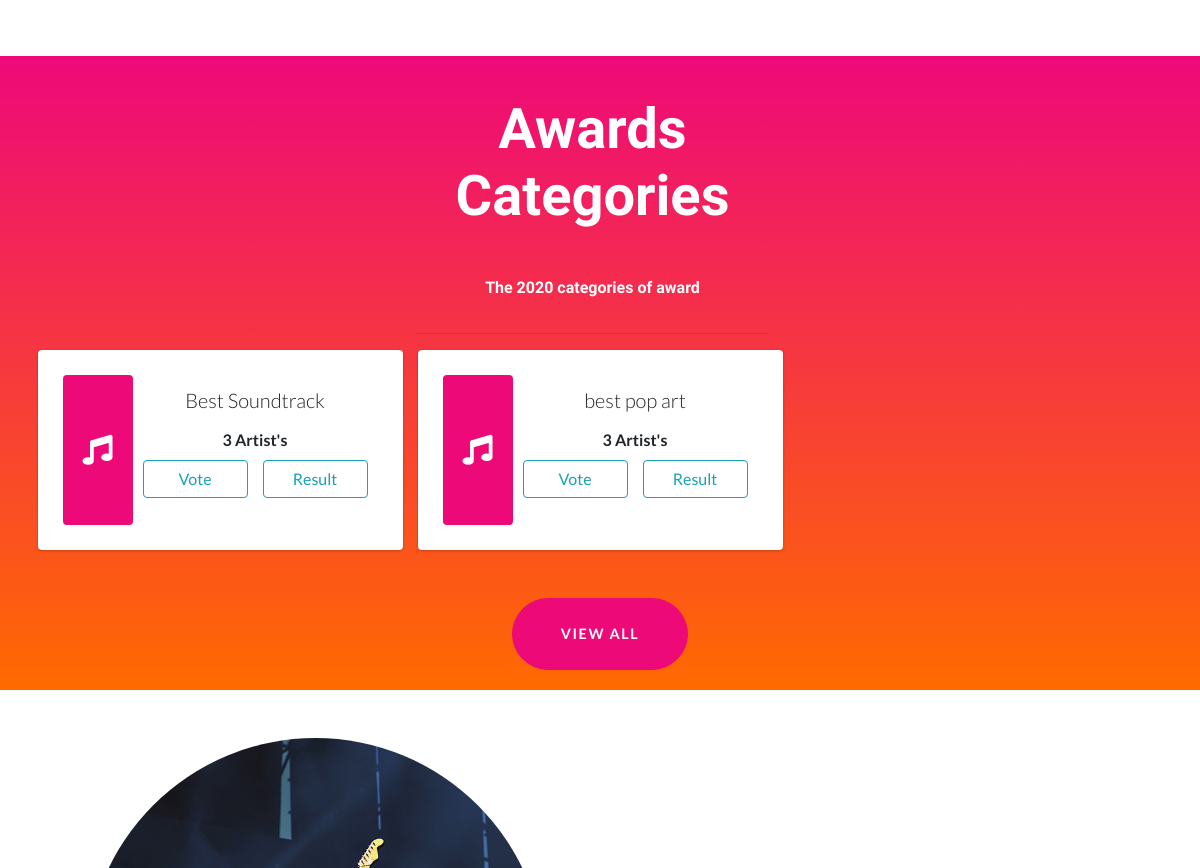
Before: / (middle part) with the older database file.
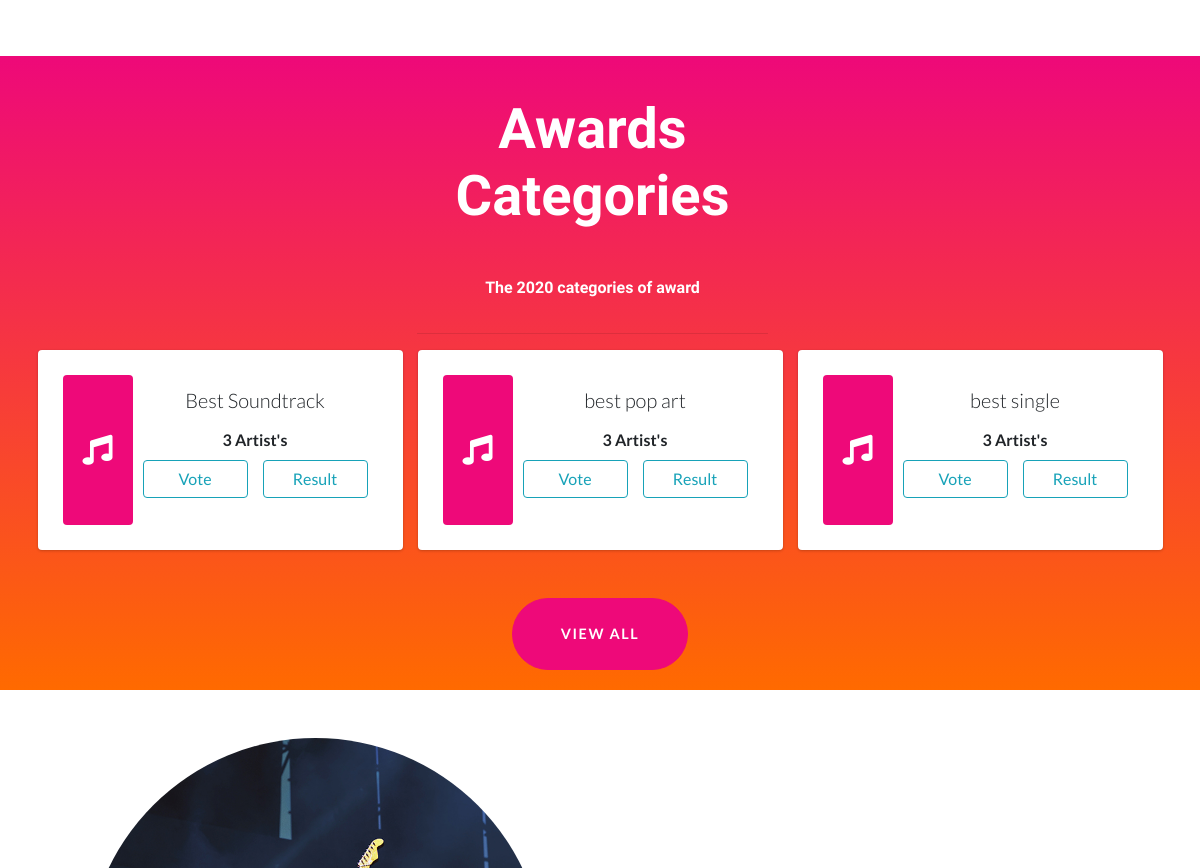
After: the same page with the newer database file.
### voteapp/models.py (models this page shows, shortened)
class Award(models.Model):
    award_name = models.CharField(max_length=200, blank=True, null=True)
    artistNum = models.IntegerField(default=0)
    created_date = models.DateTimeField()

### voteapp/views.py (the view)
# urls.py: 2. Add a URL to urlpatterns:  path('', views.home, name='home')
def home(request):
    voted = request.POST.get('username')
    award = Award.objects.all()[:3]
    voted = Voted.objects.filter(userVoted=request.user.username)
    userVoted = request.POST.get('userVoted')
    print(userVoted)
    artnum = 2
    context = {
        'award': award,
        'artnum': artnum,
        'voted': voted,
    }
    print(voted)
    return render(request,  "index.html", context)

### templates/index.html (shortened to what this page needs)
{% extends "base.html" %}
{% load static %}
{% block content %}
  <section>
    <div class="container">
      <div class="row align-items-center">
        <div class="col-lg-6 order-lg-2">
          <div class="p-5">
          </div>
        </div>
      </div>
    </div>
  </section>
  <br>
 <div class="awards-section  container-fluid text-center">
  <div class="row container-fluid">
    <br>
    <div class="col-md-4 col-sm-6 col-12"></div>
    <div class="col-md-4 col-sm-6 col-12">
      <h2 class="display-4 text-center"> Awards Categories</h2>
      <h6 class=" text-center">The 2020 categories of award</h6>
      <div class="container">
        <hr>
      </div>
    </div>
    <div class="col-md-4 col-sm-6 col-12"></div>
  </div>
  <div class="container">
  <div class="row ">
    {% for item in award %}
    <div class="col-md-4 col-sm-6 col-12" style="height: 200px">
      <div class="info-box" style="height: 200px">
        <span class="info-box-icon bg-primary"><i class="fas fa-music"></i></span>
        <div class="info-box-content" style="line-height: 40px">
          <span class="info-box-text lead">{{ item.award_name }}</span>
          <span class="info-box-number">{{ item.artistNum }} Artist'{{ item.artistNum | pluralize }}</span>
          <span class="row">
            <div class="col-md-6 col-sm-6 col-12 pb-2">
              {% if user.is_authenticated %}
                  {% if voted|length > 0 %}
                    <a href="#"><button type="button" class="btn btn-block btn-md btn-outline-info">Vote</button></a>
                  {% else %}
                  <form method="POST">
                    {% csrf_token %}
                    <input value="{{ user.username }}_{{ item.award_name}}" type="hidden" name="userVoted">
                    <a href="/{{item.id}}" type="submit"><button type="button" class="btn btn-block btn-md btn-outline-info">Vote</button></a>
                  </form>
                  {% endif %}
              {% else %}
                <a href="{% url "login" %}"><button type="button" class="btn btn-block btn-md btn-outline-info">Vote</button></a>
              {% endif %}
            </div>
            <div class="col-md-6 col-sm-6 col-12">
              {% if user.is_authenticated %}
                <a href="{% url "Results" award_id=item.id %}"><button type="button" class="btn btn-block btn-outline-secondary">Result</button></a>
              {% else %}
                <a href="{% url "login" %}"><button type="button" class="btn btn-block btn-md btn-outline-info">Result</button></a>
              {% endif %}
            </div>
          </span>
        </div>
      </div>
    </div>
    {% endfor %}
  </div>
  </div>
  <a href="{% url "Categories" %}" class="btn btn-primary btn-xl rounded-pill mt-5">View All</a>
 </div>
  <section>
    <div class="container">
      <div class="row align-items-center">
        <div class="col-lg-6 ">
          <div class="p-5">
            <img class="img-fluid rounded-circle" src="{% static "img/02.jpg" %}" alt="">
          </div>
        </div>
        <div class="col-lg-6 text-center">
          <div class="p-5">
          </div>
        </div>
      </div>
    </div>
  </section>
  <br>
{% endblock content %}

Changed rows visible on the page:
added Award: award_name "best single", artistNum "3", artistNum|pluralize "s"
